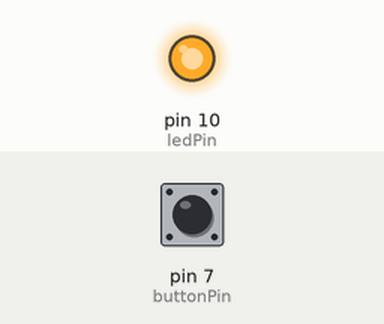
The sketch below on a simulated Arduino Uno, built with avr-gcc and run on an emulated ATmega328P. On the bench: output pins drawn as LEDs (lit = HIGH). Inputs (shaded band) come from the test bench; at power-on: pin 7 (buttonPin) HIGH.

Above: at 1.2 s.
1.3 s: pin 7 (buttonPin) pulled LOW for 1 s
At 3.1 s:
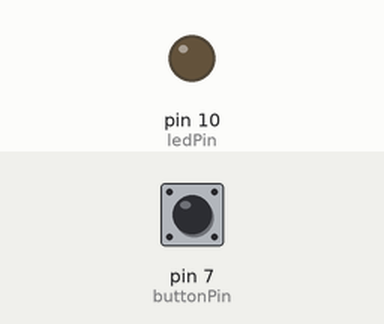
3.8 s: pin 7 (buttonPin) pulled LOW for 3.2 s
At 7.9 s:
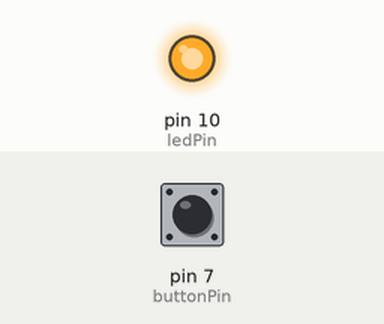
8.5 s: pin 7 (buttonPin) pulled LOW for 0.15 s
At 9.7 s:
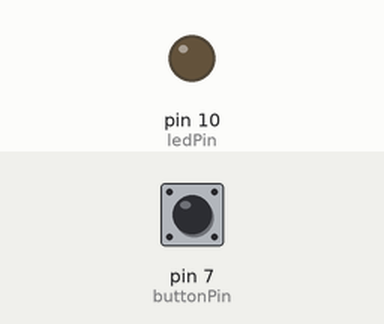
Timing chart, 0 to 11.5 s (numbered marks = the images above; inputs shaded):
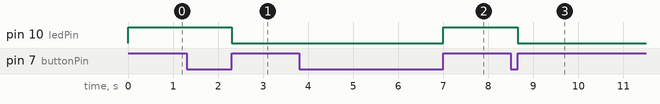

The sketch:

PushButton2.ino
```cpp
/* This program is the Thinker1 Push Button Activity Two

    written by Thinkspace
    www.powerhousemuseum.com/thinkspace
*/

// We have a button connected to digital pin 7

//define pins
int buttonPin = 7;
int ledPin = 10;

//variables
//boolean (or true/false) variables
boolean lastButton = LOW;
boolean ledOn = false;

void setup()
{
  //initialise LED pin
  pinMode(ledPin, OUTPUT);

  //initialise button pin
  pinMode(buttonPin, INPUT);
  digitalWrite(buttonPin, HIGH);

}

void loop()
{
  //read button value
  if (digitalRead(buttonPin) == HIGH && lastButton == LOW)
  {
    //This inverts (switches) value
    ledOn = !ledOn;
    //This stores the last button state
    lastButton = HIGH;
  }
  else
  {
    //reread the last button
    lastButton = digitalRead(buttonPin);
  }

  //This is the code that turns the LED on and off, it's not covered in our activity but still important
  if(ledOn)
    digitalWrite(ledPin, HIGH);
  else
    digitalWrite(ledPin, LOW);
}
```

Measured:
- after the input at 1.3 s, pin 10 (ledPin): HIGH → LOW after 1.0 s
- after the input at 3.8 s, pin 10 (ledPin): LOW → HIGH after 3.2 s
- after the input at 8.5 s, pin 10 (ledPin): HIGH → LOW after 0.15 s
